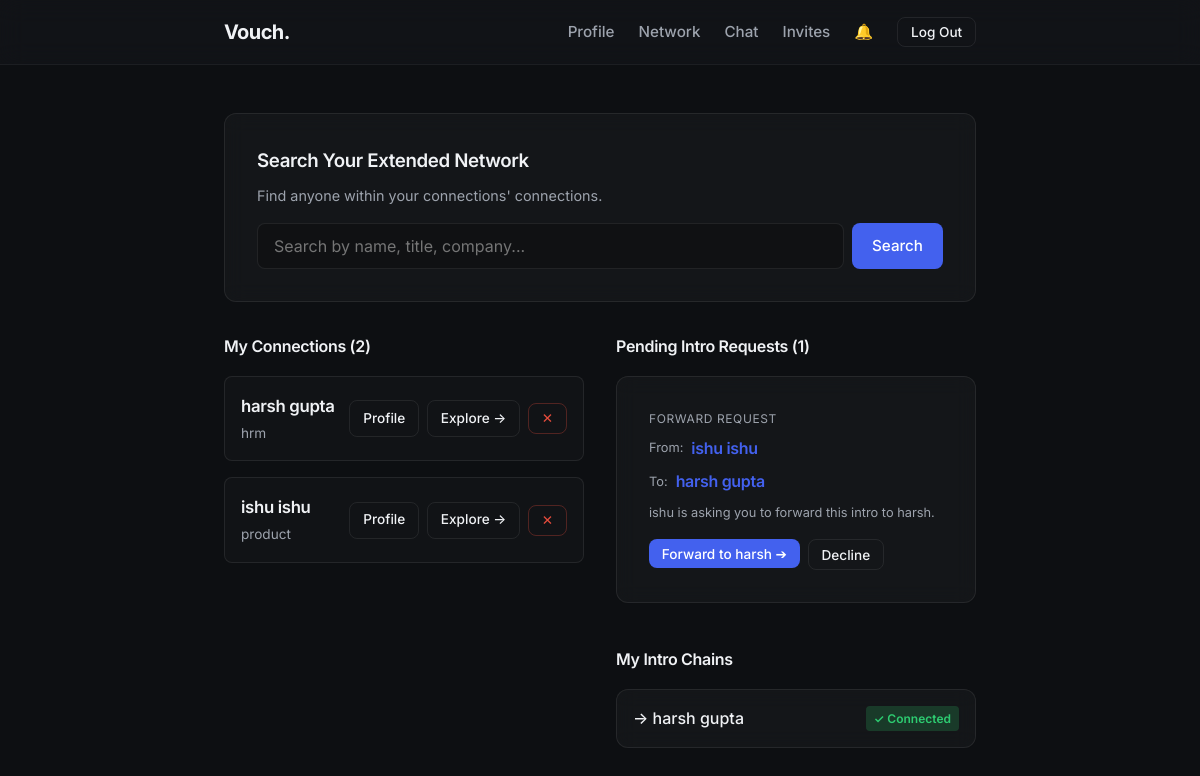
Screenshot of /network/ (signed in) with the database file from the repository.
### vouch/models.py (models this page shows, shortened)
class Connection(models.Model):
    user1 = models.ForeignKey(User, on_delete=models.CASCADE, related_name='connections_initiated')
    user2 = models.ForeignKey(User, on_delete=models.CASCADE, related_name='connections_received')
    created_at = models.DateTimeField(auto_now_add=True)
    class Meta:
        unique_together = ('user1', 'user2')

class User(AbstractUser):
    bio = models.TextField(blank=True, null=True, max_length=500)
    title = models.CharField(max_length=100, blank=True, null=True)
    company = models.CharField(max_length=100, blank=True, null=True)
    account_type = models.CharField(max_length=20, choices=ACCOUNT_TYPE_CHOICES, default='professional')
    is_email_verified = models.BooleanField(default=False)

class IntroStep(models.Model):
    chain = models.ForeignKey(IntroChain, on_delete=models.CASCADE, related_name='steps')
    from_user = models.ForeignKey(User, on_delete=models.CASCADE, related_name='intro_from')
    to_user = models.ForeignKey(User, on_delete=models.CASCADE, related_name='intro_to')
    next_user = models.ForeignKey(User, on_delete=models.CASCADE, related_name='intro_next',
                                   help_text="The person this step is asking to_user to forward to")
    order = models.PositiveIntegerField()
    status = models.CharField(max_length=20, choices=[
        ('waiting', 'Waiting'),
        ('pending', 'Pending'),
        ('accepted', 'Accepted'),
        ('rejected', 'Rejected'),
    ], default='waiting')
    is_final = models.BooleanField(default=False)
    created_at = models.DateTimeField(auto_now_add=True)
    class Meta:
        ordering = ['order']

class IntroChain(models.Model):
    initiator = models.ForeignKey(User, on_delete=models.CASCADE, related_name='initiated_chains')
    target = models.ForeignKey(User, on_delete=models.CASCADE, related_name='targeted_chains')
    message = models.TextField(blank=True, null=True, max_length=500)
    status = models.CharField(max_length=20, choices=[
        ('in_progress', 'In Progress'),
        ('completed', 'Completed'),
        ('rejected', 'Rejected'),
    ], default='in_progress')
    created_at = models.DateTimeField(auto_now_add=True)

### vouch/views.py (the view, shortened to what this page needs)
# urls.py: path('network/', views.network, name='network'),
@login_required
def network(request):
    connections = Connection.objects.filter(user1=request.user).select_related('user2')
    connected_ids = set(connections.values_list('user2_id', flat=True))
    pending_intros = IntroStep.objects.filter(
        to_user=request.user, status='pending'
    ).select_related('chain', 'chain__initiator', 'chain__target', 'from_user', 'next_user')
    my_chains = IntroChain.objects.filter(initiator=request.user).order_by('-created_at')[:MAX_CHAIN_LOGS]
    _cleanup_old_chains(request.user)
    query = request.GET.get('q', '')
    search_results = []
    return render(request, 'network.html', {
        'connections': connections,
        'pending_intros': pending_intros,
        'my_chains': my_chains,
        'query': query,
        'search_results': search_results,
    })

### vouch/context_processors.py (called while the page is built)
def notification_count(request):
    if request.user.is_authenticated:
        count = Notification.objects.filter(user=request.user, is_read=False).count()
        return {'unread_notif_count': count}
    return {'unread_notif_count': 0}

### vouch/views.py (called while the page is built)
def _cleanup_old_chains(user):
    chain_ids = list(
        IntroChain.objects.filter(initiator=user)
        .order_by('-created_at')
        .values_list('id', flat=True)
    )
    if len(chain_ids) > MAX_CHAIN_LOGS:
        old_ids = chain_ids[MAX_CHAIN_LOGS:]
        IntroChain.objects.filter(id__in=old_ids).delete()

### vouch/templates/network.html (shortened to what this page needs)
{% extends 'base.html' %}
{% block content %}
<div class="glass-panel" style="margin-bottom: 2rem;">
    <h3>Search Your Extended Network</h3>
    <p style="font-size: 0.9rem;">Find anyone within your connections' connections.</p>
    <form method="get" action="{% url 'network' %}" style="display: flex; gap: 0.5rem; margin-top: 1rem;">
        <input type="text" name="q" value="{{ query }}" class="form-control" placeholder="Search by name, title, company..." style="flex: 1;">
        <button type="submit" class="btn btn-primary">Search</button>
    </form>
</div>
<div style="display: grid; grid-template-columns: 1fr 1fr; gap: 2rem;">
    <div>
        <h4 style="margin-bottom: 1rem;">My Connections ({{ connections.count }})</h4>
        <div class="user-list">
            {% for conn in connections %}
            <div class="user-card">
                <div class="user-info">
                    <h4>{{ conn.user2.first_name }} {{ conn.user2.last_name }}</h4>
                    <p>{{ conn.user2.title }}</p>
                </div>
                <div style="display: flex; gap: 0.5rem; align-items: center;">
                    <a href="{% url 'profile' conn.user2.username %}" class="btn btn-outline btn-sm">Profile</a>
                    <a href="{% url 'explore' conn.user2.username %}" class="btn btn-outline btn-sm">Explore →</a>
                    <form action="{% url 'remove_connection' conn.user2.username %}" method="post" onsubmit="return confirm('Remove connection with {{ conn.user2.first_name }}?');">
                        <button type="submit" class="btn btn-outline btn-sm" style="color: #e74c3c; border-color: rgba(231,76,60,0.3);">✕</button>
                    </form>
                </div>
            </div>
            {% empty %}
            <div class="glass-panel">
                <p style="margin: 0;">No connections yet. <a href="{% url 'invites' %}">Send an invite</a> to get started!</p>
            </div>
            {% endfor %}
        </div>
    </div>
    <div>
        <h4 style="margin-bottom: 1rem;">Pending Intro Requests ({{ pending_intros.count }})</h4>
        <div class="user-list">
            {% for step in pending_intros %}
            <div class="glass-panel" style="margin-bottom: 0.75rem;">
                {% if step.is_final %}
                    <div style="margin-bottom: 1rem;">
                        <div style="font-size: 0.75rem; text-transform: uppercase; letter-spacing: 0.05em; color: var(--text-secondary); margin-bottom: 0.5rem;">Connection Request</div>
                        <h4 style="color: var(--accent-color);">
                            <a href="{% url 'profile' step.chain.initiator.username %}" style="color: var(--accent-color);">{{ step.chain.initiator.first_name }} {{ step.chain.initiator.last_name }}</a>
                        </h4>
                        <p style="font-size: 0.9rem; color: var(--text-secondary); margin-top: 0.3rem;">
                            wants to connect with you
                        </p>
                        <p style="font-size: 0.8rem; color: var(--text-secondary); margin-top: 0.25rem;">
                            Introduced via <strong>{{ step.from_user.first_name }} {{ step.from_user.last_name }}</strong>
                        </p>
                    </div>
                {% else %}
                    <div style="margin-bottom: 1rem;">
                        <div style="font-size: 0.75rem; text-transform: uppercase; letter-spacing: 0.05em; color: var(--text-secondary); margin-bottom: 0.5rem;">Forward Request</div>
                        <div style="display: flex; align-items: center; gap: 0.5rem; margin-bottom: 0.5rem;">
                            <span style="font-size: 0.8rem; color: var(--text-secondary);">From:</span>
                            <h4 style="margin: 0;"><a href="{% url 'profile' step.from_user.username %}">{{ step.from_user.first_name }} {{ step.from_user.last_name }}</a></h4>
                        </div>
                        <div style="display: flex; align-items: center; gap: 0.5rem;">
                            <span style="font-size: 0.8rem; color: var(--text-secondary);">To:</span>
                            <h4 style="margin: 0; color: var(--accent-color);">
                                <a href="{% url 'profile' step.next_user.username %}" style="color: var(--accent-color);">{{ step.next_user.first_name }} {{ step.next_user.last_name }}</a>
                            </h4>
                        </div>
                        <p style="font-size: 0.8rem; color: var(--text-secondary); margin-top: 0.5rem;">
                            {{ step.from_user.first_name }} is asking you to forward this intro to {{ step.next_user.first_name }}.
                        </p>
                    </div>
                {% endif %}
                <div style="display: flex; gap: 0.5rem;">
                    <form action="{% url 'manage_intro' step.id 'accept' %}" method="post">
                        {% if step.is_final %}
                            <button type="submit" class="btn btn-primary btn-sm">✓ Accept Connection</button>
                        {% else %}
                            <button type="submit" class="btn btn-primary btn-sm">Forward to {{ step.next_user.first_name }} ➔</button>
                        {% endif %}
                    </form>
                    <form action="{% url 'manage_intro' step.id 'reject' %}" method="post">
                        <button type="submit" class="btn btn-outline btn-sm">Decline</button>
                    </form>
                </div>
            </div>
            {% empty %}
            <div class="glass-panel" style="text-align: center; padding: 2rem;">
                <p style="margin: 0; color: var(--text-secondary);">No pending intro requests.</p>
            </div>
            {% endfor %}
        </div>
        {% if my_chains %}
        <h4 style="margin-top: 2rem; margin-bottom: 1rem;">My Intro Chains</h4>
        <div class="user-list">
            {% for chain in my_chains %}
            <div class="glass-panel" style="margin-bottom: 0.5rem; padding: 1rem;">
                <div style="display: flex; justify-content: space-between; align-items: center;">
                    <span style="font-weight: 500;">→ {{ chain.target.first_name }} {{ chain.target.last_name }}</span>
                    {% if chain.status == 'in_progress' %}
                        <span class="badge" style="background: rgba(241, 196, 15, 0.2); color: #f1c40f;">In Progress</span>
                    {% elif chain.status == 'completed' %}
                        <span class="badge" style="background: rgba(46, 204, 113, 0.2); color: #2ecc71;">✓ Connected</span>
                    {% elif chain.status == 'rejected' %}
                        <span class="badge" style="background: rgba(231, 76, 60, 0.2); color: #e74c3c;">Declined</span>
                    {% endif %}
                </div>
            </div>
            {% endfor %}
        </div>
        {% endif %}
    </div>
</div>
{% endblock %}

### vouch/templates/base.html (shortened to what this page needs)
{% load static %}
<!DOCTYPE html>
<html lang="en">
<head>
    <link rel="stylesheet" href="{% static 'css/style.css' %}">
</head>
<body>
    <nav class="navbar">
        <div class="container">
            <a href="{% url 'landing' %}" class="navbar-brand">Vouch.</a>
            <div class="navbar-nav">
                {% if user.is_authenticated %}
                    <a href="{% url 'profile' user.username %}" class="nav-link">Profile</a>
                    <a href="{% url 'network' %}" class="nav-link">Network</a>
                    <a href="{% url 'chat_list' %}" class="nav-link">Chat</a>
                    <a href="{% url 'invites' %}" class="nav-link">Invites</a>
                    <a href="{% url 'notifications' %}" class="nav-link" style="position: relative;">
                        🔔
                    </a>
                    <form action="{% url 'logout' %}" method="post" style="display:inline;">
                        <button type="submit" class="btn btn-outline btn-sm">Log Out</button>
                    </form>
                {% else %}
                    <a href="{% url 'login' %}" class="btn btn-outline btn-sm">Sign In</a>
                {% endif %}
            </div>
        </div>
    </nav>
    <main>
        <div class="container">
            {% block content %}
            {% endblock %}
        </div>
    </main>
</body>
</html>

### vouch/static/css/style.css (style rules this page uses)
:root { --bg-color: #0d0f12; --text-primary: #f0f2f5; --text-secondary: #9da3ad; --accent-color: #4361ee; --accent-hover: #3a56d4; --border-color: rgba(255, 255, 255, 0.08); --card-bg: rgba(255, 255, 255, 0.03); --glass-bg: rgba(20, 23, 28, 0.6); --glass-border: rgba(255, 255, 255, 0.05); }
* { margin: 0; padding: 0; box-sizing: border-box; }
body { font-family: 'Inter', -apple-system, BlinkMacSystemFont, sans-serif; background-color: var(--bg-color); color: var(--text-primary); line-height: 1.6; min-height: 100vh; display: flex; flex-direction: column; }
h1, h2, h3, h4, h5, h6 { font-weight: 600; letter-spacing: -0.02em; margin-bottom: 0.5rem; }
p { color: var(--text-secondary); margin-bottom: 1rem; }
a { color: var(--accent-color); text-decoration: none; transition: color 0.2s ease; }
.container { max-width: 800px; margin: 0 auto; padding: 0 1.5rem; width: 100%; }
.navbar { background: var(--glass-bg); backdrop-filter: blur(12px); -webkit-backdrop-filter: blur(12px); border-bottom: 1px solid var(--glass-border); position: sticky; top: 0; z-index: 100; padding: 1rem 0; }
.navbar .container { display: flex; justify-content: space-between; align-items: center; }
.navbar-brand { font-size: 1.25rem; font-weight: 700; color: var(--text-primary); letter-spacing: -0.03em; }
.navbar-nav { display: flex; gap: 1.5rem; align-items: center; }
.nav-link { color: var(--text-secondary); font-size: 0.95rem; font-weight: 500; }
main { flex: 1; padding: 3rem 0; }
.glass-panel { background: var(--card-bg); border: 1px solid var(--border-color); border-radius: 12px; padding: 2rem; margin-bottom: 1.5rem; backdrop-filter: blur(10px); -webkit-backdrop-filter: blur(10px); transition: transform 0.3s ease, box-shadow 0.3s ease; }
.form-control { width: 100%; background: rgba(0, 0, 0, 0.2); border: 1px solid var(--border-color); color: var(--text-primary); padding: 0.75rem 1rem; border-radius: 8px; font-family: inherit; font-size: 1rem; transition: border-color 0.2s ease, box-shadow 0.2s ease; }
.btn { display: inline-flex; align-items: center; justify-content: center; padding: 0.6rem 1.25rem; border-radius: 8px; font-weight: 500; font-size: 0.95rem; cursor: pointer; transition: all 0.2s ease; border: none; font-family: inherit; }
.btn-primary { background: var(--accent-color); color: white; }
.btn-outline { background: transparent; border: 1px solid var(--border-color); color: var(--text-primary); }
.btn-sm { padding: 0.4rem 0.8rem; font-size: 0.85rem; }
.user-list { display: grid; gap: 1rem; }
.user-card { display: flex; justify-content: space-between; align-items: center; padding: 1rem; background: rgba(255, 255, 255, 0.02); border: 1px solid var(--border-color); border-radius: 8px; }
.user-info h4 { margin-bottom: 0.2rem; font-size: 1.05rem; }
.user-info p { margin-bottom: 0; font-size: 0.85rem; }
.badge { padding: 0.2rem 0.5rem; border-radius: 4px; font-size: 0.75rem; font-weight: 600; background: rgba(255, 255, 255, 0.1); color: var(--text-secondary); }

### rows the page displays
Connection: user2.first_name "harsh", user2.last_name "gupta", user2 "hrm"
Connection: user2.first_name "ishu", user2.last_name "ishu", user2 "product"
IntroStep: from_user.first_name "ishu", from_user.last_name "ishu", next_user.first_name "harsh", next_user.last_name "gupta"
IntroChain: target.first_name "harsh", target.last_name "gupta", status "✓ Connected"

### other values shown
{{ connections.count }} "2"
{{ pending_intros.count }} "1"
